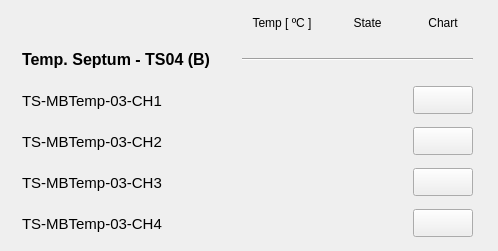
   <widget class="QWidget" name="scrollAreaWidgetContents_5">
    <property name="geometry">
     <rect>
      <x>0</x>
      <y>0</y>
      <width>498</width>
      <height>251</height>
     </rect>
    </property>
    <widget class="QWidget" name="layoutWidget_2">
     <property name="geometry">
      <rect>
       <x>8</x>
       <y>10</y>
       <width>481</width>
       <height>231</height>
      </rect>
     </property>
     <layout class="QGridLayout" name="gridLayout_5">
      <item row="0" column="1">
       <widget class="PyDMLabel" name="PyDMLabel_48">
        <property name="toolTip">
         <string/>
        </property>
        <property name="text">
         <string>Temp [ ºC ]</string>
        </property>
        <property name="alignment">
         <set>Qt::AlignCenter</set>
        </property>
       </widget>
      </item>
      <item row="0" column="2">
       <widget class="PyDMLabel" name="PyDMLabel_49">
        <property name="toolTip">
         <string/>
        </property>
        <property name="text">
         <string>State</string>
        </property>
        <property name="alignment">
         <set>Qt::AlignCenter</set>
        </property>
       </widget>
      </item>
      <item row="0" column="3">
       <widget class="PyDMLabel" name="PyDMLabel_56">
        <property name="toolTip">
         <string/>
        </property>
        <property name="text">
         <string>Chart</string>
        </property>
        <property name="alignment">
         <set>Qt::AlignCenter</set>
        </property>
       </widget>
      </item>
      <item row="1" column="0">
       <widget class="PyDMLabel" name="PyDMLabel_61">
        <property name="minimumSize">
         <size>
          <width>200</width>
          <height>35</height>
         </size>
        </property>
        <property name="maximumSize">
         <size>
          <width>160</width>
          <height>16777215</height>
         </size>
        </property>
        <property name="font">
         <font>
          <pointsize>12</pointsize>
          <weight>75</weight>
          <bold>true</bold>
         </font>
        </property>
        <property name="toolTip">
         <string/>
        </property>
        <property name="text">
         <string>Temp. Septum - TS04 (B)</string>
        </property>
       </widget>
      </item>
      <item row="1" column="1" colspan="3">
       <widget class="Line" name="line_7">
        <property name="sizeIncrement">
         <size>
          <width>0</width>
          <height>0</height>
         </size>
        </property>
        <property name="baseSize">
         <size>
          <width>0</width>
          <height>0</height>
         </size>
        </property>
        <property name="autoFillBackground">
         <bool>false</bool>
        </property>
        <property name="frameShadow">
         <enum>QFrame::Sunken</enum>
        </property>
        <property name="lineWidth">
         <number>1</number>
        </property>
        <property name="midLineWidth">
         <number>0</number>
        </property>
        <property name="orientation">
         <enum>Qt::Horizontal</enum>
        </property>
       </widget>
      </item>
      <item row="2" column="0">
       <widget class="PyDMLabel" name="PyDMLabel_74">
        <property name="minimumSize">
         <size>
          <width>200</width>
          <height>35</height>
         </size>
        </property>
        <property name="maximumSize">
         <size>
          <width>200</width>
          <height>16777215</height>
         </size>
        </property>
        <property name="font">
         <font>
          <pointsize>11</pointsize>
         </font>
        </property>
        <property name="toolTip">
         <string/>
        </property>
        <property name="text">
         <string>TS-MBTemp-03-CH1</string>
        </property>
       </widget>
      </item>
      <item row="2" column="1">
       <widget class="PyDMLabel" name="PyDMLabel_50">
        <property name="enabled">
         <bool>true</bool>
        </property>
        <property name="minimumSize">
         <size>
          <width>80</width>
          <height>30</height>
         </size>
        </property>
        <property name="maximumSize">
         <size>
          <width>80</width>
          <height>30</height>
         </size>
        </property>
        <property name="toolTip">
         <string/>
        </property>
        <property name="accessibleDescription">
         <string/>
        </property>
        <property name="layoutDirection">
         <enum>Qt::LeftToRight</enum>
        </property>
        <property name="autoFillBackground">
         <bool>false</bool>
        </property>
        <property name="styleSheet">
         <string notr="true"/>
        </property>
        <property name="frameShape">
         <enum>QFrame::NoFrame</enum>
        </property>
        <property name="frameShadow">
         <enum>QFrame::Sunken</enum>
        </property>
        <property name="alignment">
         <set>Qt::AlignRight|Qt::AlignTrailing|Qt::AlignVCenter</set>
        </property>
        <property name="precision" stdset="0">
         <number>2</number>
        </property>
        <property name="precisionFromPV" stdset="0">
         <bool>false</bool>
        </property>
        <property name="channel" stdset="0">
         <string>TS-MBTemp-03-CH1</string>
        </property>
       </widget>
      </item>
      <item row="2" column="2">
       <widget class="QLed" name="led_ltsch1">
        <property name="enabled">
         <bool>true</bool>
        </property>
        <property name="sizePolicy">
         <sizepolicy hsizetype="Maximum" vsizetype="Maximum">
          <horstretch>0</horstretch>
          <verstretch>0</verstretch>
         </sizepolicy>
        </property>
        <property name="minimumSize">
         <size>
          <width>51</width>
          <height>35</height>
         </size>
        </property>
        <property name="maximumSize">
         <size>
          <width>51</width>
          <height>35</height>
         </size>
        </property>
        <property name="toolTip">
         <string/>
        </property>
        <property name="state">
         <bool>false</bool>
        </property>
        <property name="onColor">
         <color>
          <red>0</red>
          <green>140</green>
          <blue>0</blue>
         </color>
        </property>
        <property name="shape">
         <enum>QLed::Circle</enum>
        </property>
       </widget>
      </item>
      <item row="2" column="3">
       <widget class="PyDMPushButton" name="PyDMPushButton_25">
        <property name="minimumSize">
         <size>
          <width>60</width>
          <height>28</height>
         </size>
        </property>
        <property name="maximumSize">
         <size>
          <width>60</width>
          <height>28</height>
         </size>
        </property>
        <property name="toolTip">
         <string/>
        </property>
       </widget>
      </item>
      <item row="3" column="0">
       <widget class="PyDMLabel" name="PyDMLabel_51">
        <property name="minimumSize">
         <size>
          <width>200</width>
          <height>0</height>
         </size>
        </property>
        <property name="maximumSize">
         <size>
          <width>200</width>
          <height>16777215</height>
         </size>
        </property>
        <property name="font">
         <font>
          <pointsize>11</pointsize>
         </font>
        </property>
        <property name="toolTip">
         <string/>
        </property>
        <property name="text">
         <string>TS-MBTemp-03-CH2</string>
        </property>
       </widget>
      </item>
      <item row="3" column="1">
       <widget class="PyDMLabel" name="PyDMLabel_75">
        <property name="enabled">
         <bool>true</bool>
        </property>
        <property name="minimumSize">
         <size>
          <width>80</width>
          <height>30</height>
         </size>
        </property>
        <property name="maximumSize">
         <size>
          <width>80</width>
          <height>30</height>
         </size>
        </property>
        <property name="toolTip">
         <string/>
        </property>
        <property name="accessibleDescription">
         <string/>
        </property>
        <property name="layoutDirection">
         <enum>Qt::LeftToRight</enum>
        </property>
        <property name="autoFillBackground">
         <bool>false</bool>
        </property>
        <property name="styleSheet">
         <string notr="true"/>
        </property>
        <property name="frameShape">
         <enum>QFrame::NoFrame</enum>
        </property>
        <property name="frameShadow">
         <enum>QFrame::Sunken</enum>
        </property>
        <property name="alignment">
         <set>Qt::AlignRight|Qt::AlignTrailing|Qt::AlignVCenter</set>
        </property>
        <property name="precision" stdset="0">
         <number>2</number>
        </property>
        <property name="precisionFromPV" stdset="0">
         <bool>false</bool>
        </property>
        <property name="channel" stdset="0">
         <string>TS-MBTemp-03-CH2</string>
        </property>
       </widget>
      </item>
      <item row="3" column="2">
       <widget class="QLed" name="led_ltsch2">
        <property name="sizePolicy">
         <sizepolicy hsizetype="Maximum" vsizetype="Maximum">
          <horstretch>0</horstretch>
          <verstretch>0</verstretch>
         </sizepolicy>
        </property>
        <property name="minimumSize">
         <size>
          <width>51</width>
          <height>35</height>
         </size>
        </property>
        <property name="maximumSize">
         <size>
          <width>51</width>
          <height>35</height>
         </size>
        </property>
        <property name="toolTip">
         <string/>
        </property>
        <property name="state">
         <bool>false</bool>
        </property>
        <property name="onColor">
         <color>
          <red>0</red>
          <green>140</green>
          <blue>0</blue>
         </color>
        </property>
        <property name="shape">
         <enum>QLed::Circle</enum>
        </property>
       </widget>
      </item>
      <item row="3" column="3">
       <widget class="PyDMPushButton" name="PyDMPushButton_26">
        <property name="minimumSize">
         <size>
          <width>60</width>
          <height>28</height>
         </size>
        </property>
        <property name="maximumSize">
         <size>
          <width>60</width>
          <height>28</height>
         </size>
        </property>
        <property name="toolTip">
         <string/>
        </property>
       </widget>
      </item>
      <item row="4" column="0">
       <widget class="PyDMLabel" name="pv02raps01_5">
        <property name="minimumSize">
         <size>
          <width>200</width>
          <height>0</height>
         </size>
        </property>
        <property name="maximumSize">
         <size>
          <width>135</width>
          <height>16777215</height>
         </size>
        </property>
        <property name="font">
         <font>
          <pointsize>11</pointsize>
         </font>
        </property>
        <property name="toolTip">
         <string/>
        </property>
        <property name="text">
         <string>TS-MBTemp-03-CH3</string>
        </property>
       </widget>
      </item>
      <item row="4" column="1">
       <widget class="PyDMLabel" name="PyDMLabel_82">
        <property name="enabled">
         <bool>true</bool>
        </property>
        <property name="minimumSize">
         <size>
          <width>80</width>
          <height>30</height>
         </size>
        </property>
        <property name="maximumSize">
         <size>
          <width>80</width>
          <height>30</height>
         </size>
        </property>
        <property name="toolTip">
         <string/>
        </property>
        <property name="accessibleDescription">
         <string/>
        </property>
        <property name="layoutDirection">
         <enum>Qt::LeftToRight</enum>
        </property>
        <property name="autoFillBackground">
         <bool>false</bool>
        </property>
        <property name="styleSheet">
         <string notr="true"/>
        </property>
        <property name="frameShape">
         <enum>QFrame::NoFrame</enum>
        </property>
        <property name="frameShadow">
         <enum>QFrame::Sunken</enum>
        </property>
        <property name="alignment">
         <set>Qt::AlignRight|Qt::AlignTrailing|Qt::AlignVCenter</set>
        </property>
        <property name="precision" stdset="0">
         <number>2</number>
        </property>
        <property name="precisionFromPV" stdset="0">
         <bool>false</bool>
        </property>
        <property name="channel" stdset="0">
         <string>TS-MBTemp-03-CH3</string>
        </property>
       </widget>
      </item>
      <item row="4" column="2">
       <widget class="QLed" name="led_ltsch3">
        <property name="sizePolicy">
         <sizepolicy hsizetype="Maximum" vsizetype="Maximum">
          <horstretch>0</horstretch>
          <verstretch>0</verstretch>
         </sizepolicy>
        </property>
        <property name="minimumSize">
         <size>
          <width>51</width>
          <height>35</height>
         </size>
        </property>
        <property name="maximumSize">
         <size>
          <width>51</width>
          <height>35</height>
         </size>
        </property>
        <property name="toolTip">
         <string/>
        </property>
        <property name="state">
         <bool>false</bool>
        </property>
        <property name="onColor">
         <color>
          <red>0</red>
          <green>140</green>
          <blue>0</blue>
         </color>
        </property>
        <property name="shape">
         <enum>QLed::Circle</enum>
        </property>
       </widget>
      </item>
      <item row="4" column="3">
       <widget class="PyDMPushButton" name="PyDMPushButton_27">
        <property name="minimumSize">
         <size>
          <width>60</width>
          <height>28</height>
         </size>
        </property>
        <property name="maximumSize">
         <size>
          <width>60</width>
          <height>28</height>
         </size>
        </property>
        <property name="toolTip">
         <string/>
        </property>
       </widget>
      </item>
      <item row="5" column="0">
       <widget class="PyDMLabel" name="pv02raps02_5">
        <property name="minimumSize">
         <size>
          <width>200</width>
          <height>0</height>
         </size>
        </property>
        <property name="maximumSize">
         <size>
          <width>135</width>
          <height>16777215</height>
         </size>
        </property>
        <property name="font">
         <font>
          <pointsize>11</pointsize>
         </font>
        </property>
        <property name="toolTip">
         <string/>
        </property>
        <property name="text">
         <string>TS-MBTemp-03-CH4</string>
        </property>
       </widget>
      </item>
      <item row="5" column="1">
       <widget class="PyDMLabel" name="PyDMLabel_83">
        <property name="enabled">
         <bool>true</bool>
        </property>
        <property name="minimumSize">
         <size>
          <width>80</width>
          <height>30</height>
         </size>
        </property>
        <property name="maximumSize">
         <size>
          <width>80</width>
          <height>30</height>
         </size>
        </property>
        <property name="toolTip">
         <string/>
        </property>
        <property name="accessibleDescription">
         <string/>
        </property>
        <property name="layoutDirection">
         <enum>Qt::LeftToRight</enum>
        </property>
        <property name="autoFillBackground">
         <bool>false</bool>
        </property>
        <property name="styleSheet">
         <string notr="true"/>
        </property>
        <property name="frameShape">
         <enum>QFrame::NoFrame</enum>
        </property>
        <property name="frameShadow">
         <enum>QFrame::Sunken</enum>
        </property>
        <property name="alignment">
         <set>Qt::AlignRight|Qt::AlignTrailing|Qt::AlignVCenter</set>
        </property>
        <property name="precision" stdset="0">
         <number>2</number>
        </property>
        <property name="showUnits" stdset="0">
         <bool>false</bool>
        </property>
        <property name="precisionFromPV" stdset="0">
         <bool>false</bool>
        </property>
        <property name="channel" stdset="0">
         <string>TS-MBTemp-03-CH4</string>
        </property>
       </widget>
      </item>
      <item row="5" column="2">
       <widget class="QLed" name="led_ltsch4">
        <property name="enabled">
         <bool>true</bool>
        </property>
        <property name="sizePolicy">
         <sizepolicy hsizetype="Maximum" vsizetype="Maximum">
          <horstretch>0</horstretch>
          <verstretch>0</verstretch>
         </sizepolicy>
        </property>
        <property name="minimumSize">
         <size>
          <width>51</width>
          <height>35</height>
         </size>
        </property>
        <property name="maximumSize">
         <size>
          <width>51</width>
          <height>35</height>
         </size>
        </property>
        <property name="toolTip">
         <string/>
        </property>
        <property name="state">
         <bool>false</bool>
        </property>
        <property name="onColor">
         <color>
          <red>0</red>
          <green>140</green>
          <blue>0</blue>
         </color>
        </property>
        <property name="shape">
         <enum>QLed::Circle</enum>
        </property>
       </widget>
      </item>
      <item row="5" column="3">
       <widget class="PyDMPushButton" name="PyDMPushButton_28">
        <property name="minimumSize">
         <size>
          <width>60</width>
          <height>28</height>
         </size>
        </property>
        <property name="maximumSize">
         <size>
          <width>60</width>
          <height>28</height>
         </size>
        </property>
        <property name="toolTip">
         <string/>
        </property>
       </widget>
      </item>
     </layout>
    </widget>
   </widget>
